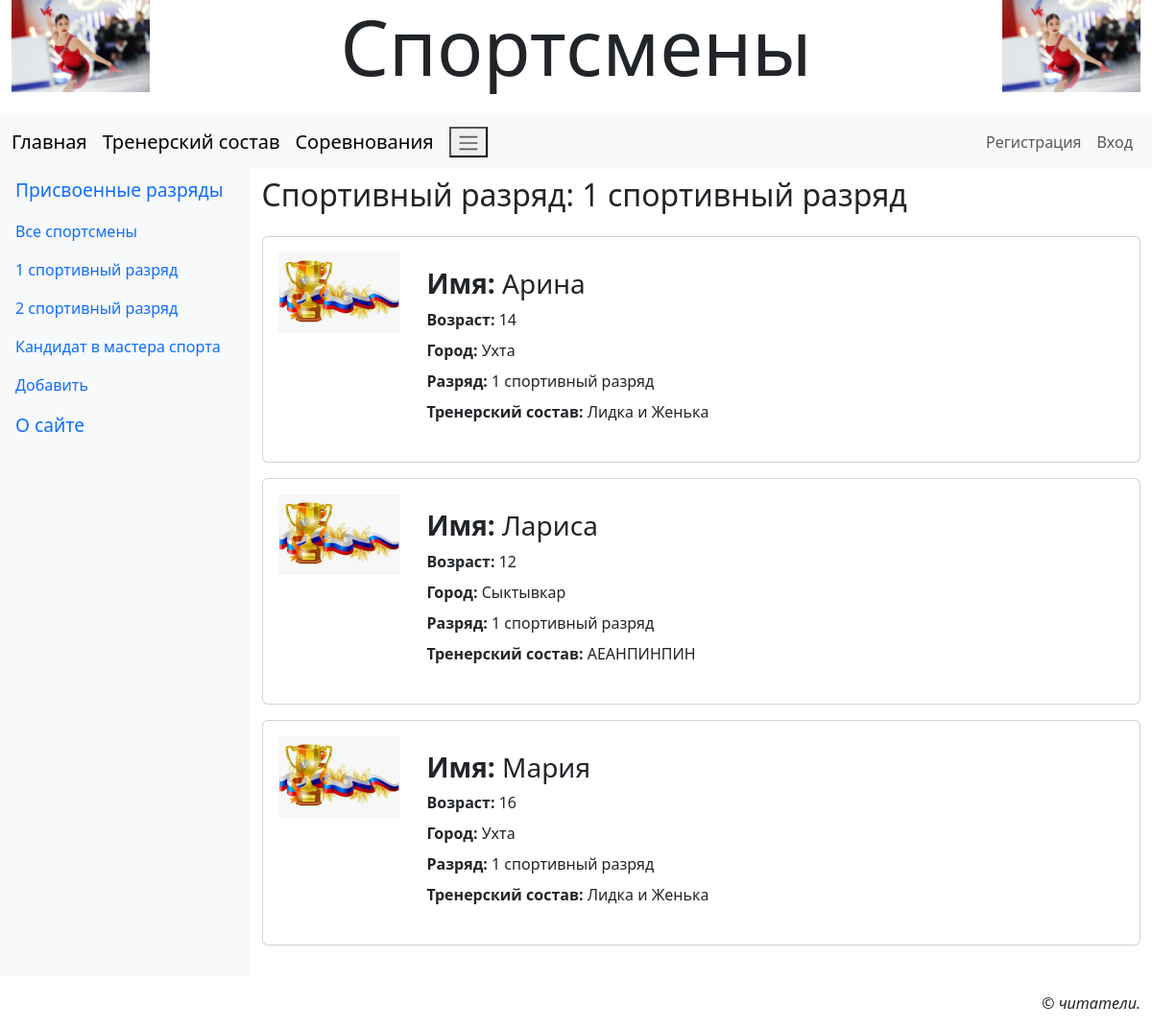
The app's page /sportsman/sport/1/ with its own data.
### sportsman/models.py (models this page shows, shortened)
class Category(models.Model):
    name_rank = models.CharField(max_length=50, db_index=True, verbose_name='Спортивный разряд')
    class Meta:
        verbose_name_plural = 'Спортивные разряды'
        verbose_name = 'Спортивный разряд'
        ordering = ['name_rank']

class SP(models.Model):
    name = models.CharField(max_length=100, verbose_name='Имя')
    age = models.IntegerField(verbose_name='Возраст')
    category = models.ForeignKey('Category', null=True, on_delete=models.PROTECT, verbose_name='Разряд')
    town = models.CharField(max_length=100, verbose_name='Город')
    couches = models.TextField(verbose_name='Тренерский состав')
    image_sp = models.ImageField(blank=True, upload_to=get_timestamp_path, verbose_name='Фотография')
    class Meta:
        verbose_name_plural = 'Спортсмены'
        verbose_name = 'спортсмена'
        ordering = ['name']

### sportsman/views.py (the view)
# urls.py: path('sport/<int:category_id>/', category_sps, name='category_sps'),
def category_sps(request, category_id):
     sps = SP.objects.filter (category=category_id)
     categorys = Category.objects.all()
     current_category = Category.objects.get(pk=category_id)
     context = {'sps': sps, 'categorys': categorys, 'current_category':  current_category}
     return render(request, 'sportsman/category_sps.html', context)

### sportsman/models.py (called while the page is built)
    def get_queryset(self):
        return super().get_queryset().filter(super_rubric__isnull=False)

### sportsman/templates/sportsman/category_sps.html (shortened to what this page needs)
{% extends "layout/basic_sport.html" %}
{% load thumbnail %}
{% load static %}
{% load django_bootstrap5 %}
{% block content %}
<h2>Спортивный разряд: {{ current_category.name_rank }}</h2>
{% if sps %}
<div class="vstack gap-3 my-4">
    {% for sp in sps %}
    <div class="card">
        <div class="row p-3">
            <a class="col-md-2" href="{{ url }}{{ all }}">
                {% if sp.image_sp %}
                <img class="img-fluid"
                     src="{% thumbnail sp.image_sp 'default' %}">
                {% else %}
                <img class="img-fluid" src="{% static 'sportsman/empty1.jpg' %}">
                {% endif %}
            </a>
            <div class="col-md-10 card-body">
                <h3 class="card-title mb-2"><strong>Имя: </strong>{{sp.name}}</h3>
                <div class="card-text mb-2"><strong>Возраст: </strong>{{sp.age}}</div>
                <div class="card-text mb-2"><strong>Город: </strong>{{sp.town}}</div>
                <div class="card-text mb-2"><strong>Разряд: </strong>{{ sp.category.name_rank }}</div>
                <div class="card-text mb-2"><strong>Тренерский состав: </strong>{{sp.couches}}</div>
            </div>
        </div>
    </div>
    {% endfor %}
</div>
{% endif %}
{% endblock %}

### sportsman/templates/layout/basic_sport.html (shortened to what this page needs)
{% load django_bootstrap5 %}
{% load static%}
<!DOCTYPE html>
<html>
  <head>
    {% bootstrap_css %}
    <link rel="stylesheet" type="text/css" href="{% static 'sportsman/style.css' %}">
  </head>
  <body class="container-fluid">
    <header class="mb-4">
      <h1 class="display-1 text-center">Спортсмены</h1>
    </header>
    <nav class="row navbar navbar-expand-md bg-light">
      <div class="col container">
        <a class="navbar-brand" href="{% url 'home' %}">Главная</a>
        <a class="navbar-brand" href="{% url 'index' %}">Тренерский состав</a>
        <a class="navbar-brand" href="{% url 'compet' %}">Соревнования</a>
        <button class="navbar-togger" type="button" data-bs-toggle="collapse" data-bs-target="#navbarNav">
          <span class="navbar-toggler-icon"></span>
        </button>
        <div class="collapse navbar-collapse justify-content-end" id="navbarNav">
          <div class="navbar-nav">
            {% if user.is_authenticated %}
            <div class="nav-item dropdown">
              <a class="nav-link dropdown-toggle" data-bs-toggle="dropdown" href="{% url 'profile' %}">Профиль</a>
              <div class="dropdown-menu">
                <a class="dropdown-item" href="{% url 'profile_edit' %}">Изменить данные</a>
                <a class="dropdown-item" href="{% url 'password_edit' %}">Изменить пароль</a>
                <hr class="dropdown-divider">
                <form class="px-3" method="post" action="{% url 'logout' %}">
                  {% csrf_token %}
                  {% bootstrap_button 'Выйти' button_class='btn-danger' %}
                </form>
                <hr class="dropdown-divider">
                <a class="dropdown-item" href="{% url 'profile_delete' %}">Удалить</a>
              </div>
            </div>
            {% else %}
            <a class="nav-link" href="{% url 'register' %}">Регистрация</a>
            <a class="nav-link" href="{% url 'login' %}">Вход</a>
            {% endif %}
          </div>
        </div>
      </div>
    </nav>
    <div class="row">
      <nav class="col-md-auto nav flex-column bg-light">
        <span class="nav-link root">Присвоенные разряды</span>
        <a class="nav-link" href="{% url 'sport' %}">Все спортсмены</a>
        {% for category in categorys %}
        <a class="nav-link" href="{% url 'category_sps' category.pk %}">{{ category.name_rank}}</a>
        {% endfor %}
        <a class="nav-link" href="{% url 'add' %}">Добавить</a>
        <a class="nav-link root" href="{% url 'about' %}">О сайте</a>
      </nav>
      <main class="col py-2">
        {% block content %}
        {% endblock %}
      </main>
    </div>
    <footer class="mt-3">
      <p class="text-end fst-italic">&copy; читатели.</p>
    </footer>
  </body>
</html>

### sportsman/static/sportsman/style.css (style rules this page uses)
header h1 { background: url("bg.jpg") left / auto 100% no-repeat, url("bg.jpg") right /auto 100% no-repeat; }
.root { font-size: larger }

### records on screen
Category: name_rank "1 спортивный разряд"
Category: name_rank "2 спортивный разряд"
Category: name_rank "Кандидат в мастера спорта"
SP: name "Арина", age "14", town "Ухта", category.name_rank "1 спортивный разряд", couches "Лидка и Женька"
SP: name "Лариса", age "12", town "Сыктывкар", category.name_rank "1 спортивный разряд", couches "АЕАНПИНПИН"
SP: name "Мария", age "16", town "Ухта", category.name_rank "1 спортивный разряд", couches "Лидка и Женька"
